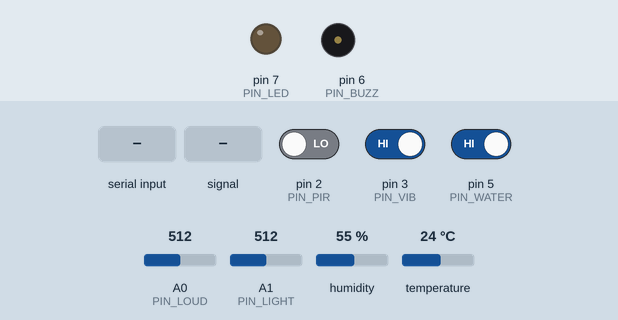
Recording of a sketch running on a simulated Arduino Uno, built with avr-gcc and run on an emulated ATmega328P. Shown: output pins drawn as LEDs (lit = HIGH), buzzer (waves = sounding, pin HIGH). Dashed ring = blinking. The inputs (shaded band) are chosen by the test bench; at power-on: A0 (PIN_LOUD) = 512, pin 2 (PIN_PIR) LOW, pin 3 (PIN_VIB) HIGH, pin 5 (PIN_WATER) HIGH, A1 (PIN_LIGHT) = 512, humidity 55 %, temperature 24 °C. What the sketch prints to the serial monitor is not drawn.

Above: at 1.2 s.
1.3 s: "B" received over Serial
At 1.43 s:
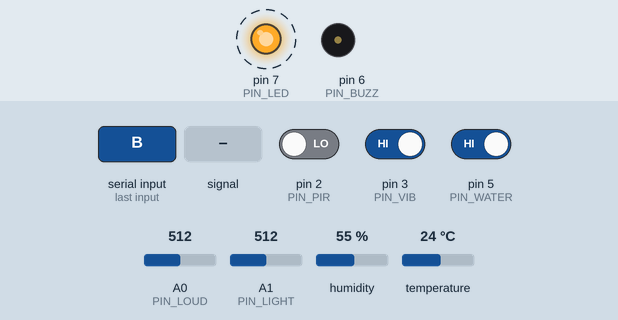
At 2.18 s:
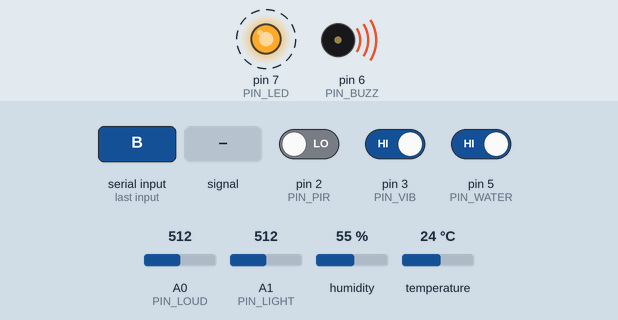
4.8 s: A0 (PIN_LOUD) fed a 200 Hz sine of ±81 counts around its level
11.2 s: A0 (PIN_LOUD) set to 30
17.6 s: pin 2 (PIN_PIR) driven HIGH and pin 3 (PIN_VIB) driven LOW and pin 5 (PIN_WATER) driven LOW
Timing chart, 0 to 20.6 s (numbered marks = the images above; inputs shaded):
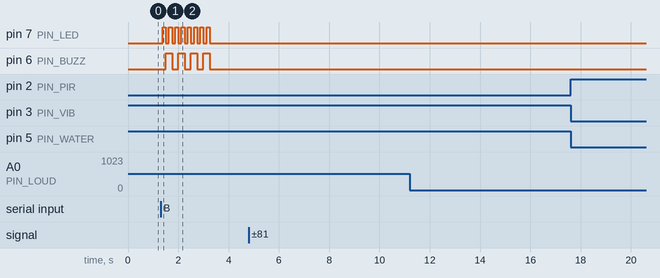

The sketch:

sensor_node.ino
```cpp
// Forge SAR sensor node: Grove sensors -> JSON lines over serial (10 Hz).
// One Arduino = one node. Set NODE_ID per board.
// Pi -> node commands (one char): 'B' = beacon (buzzer + LED for 2 s), 'A' = ack blink,
//                                 'Z' = re-zero the heat baseline (use if the room temperature changed).
//
// Wiring (Grove Base Shield, voltage switch on 3V3):
//   D2  Mini PIR motion        (HIGH = motion)
//   D3  Vibration SW-420       (polarity set by VIB_ACTIVE)
//   D5  Water sensor           (LOW = wet; optional, input is pulled up so an unwired pin reads "dry")
//   D6  Buzzer                 (output)
//   D7  LED                    (output)
//   D8  DHT11 temp/humidity    (needs the DHT library; set USE_DHT 0 if you don't have it)
//   A0  Sound sensor           (analog, reported as loud_max / loud_mean)
//   A1  Light sensor           (analog, optional)
//
// There is no flame sensor in this build. "flame" in the JSON is a HEAT flag: 1 when the DHT11
// temperature is HEAT_RISE_C or more above the temperature measured shortly after boot.
// The rest of the pipeline (brain / policy) treats flame = 1 as FIRE, so nothing else changes.
//
// Polarity: open the Serial Monitor, trigger each sensor, and flip the *_ACTIVE define if it reads backwards.

#define NODE_ID "n1"
#define USE_DHT 1

// Which serial port carries the JSON. Defaults to Serial. On newer UNO Q cores, Serial uses
// the router-backed Monitor; Serial1 targets the hardware UART pins. An existing NODE_SERIAL
// definition from another file or a build flag takes precedence. See docs/UNO_Q_SENSOR_RELAY.md.
#ifndef NODE_SERIAL
#define NODE_SERIAL Serial
#endif

#define PIN_PIR 2
#define PIN_VIB 3
#define PIN_WATER 5
#define PIN_BUZZ 6
#define PIN_LED 7
#define PIN_DHT 8
#define PIN_LOUD A0
#define PIN_LIGHT A1

#define VIB_ACTIVE LOW
#define WATER_ACTIVE LOW

#define HEAT_RISE_C 5.0            // degrees above the startup temperature that counts as fire (3.0 is easier to trigger in a demo)
#define HEAT_BASELINE_AFTER_MS 5000  // take the baseline this long after boot, once the DHT has a valid reading

#if USE_DHT
#include <DHT.h>
DHT dht(PIN_DHT, DHT11);
#endif

const unsigned long PERIOD_MS = 100;  // 10 Hz output
unsigned long lastOut = 0;
unsigned long beaconUntil = 0;

// Accumulate between outputs so short events (a tap, a shake) are not missed.
int loudMax = 0;
long loudSum = 0;
int loudN = 0;
bool vibSeen = false;  // any vibration during this 100 ms window -> reported as vib = 1

float tempC = NAN, hum = NAN;
float baseTemp = NAN;
unsigned long lastDht = 0;

void setup() {
  NODE_SERIAL.begin(115200);
  pinMode(PIN_PIR, INPUT);
  pinMode(PIN_VIB, INPUT);
  pinMode(PIN_WATER, INPUT_PULLUP);  // unwired = HIGH = dry, so no phantom FLOOD events
  pinMode(PIN_BUZZ, OUTPUT);
  pinMode(PIN_LED, OUTPUT);
#if USE_DHT
  dht.begin();
#endif
}

void handleCommands() {
  while (NODE_SERIAL.available()) {
    char c = NODE_SERIAL.read();
    if (c == 'B') beaconUntil = millis() + 2000;
    if (c == 'A') { digitalWrite(PIN_LED, HIGH); delay(80); digitalWrite(PIN_LED, LOW); }
    if (c == 'Z') baseTemp = tempC;  // re-zero heat baseline to the current temperature
  }
}

void loop() {
  handleCommands();

  // Fast sampling between outputs
  int loud = analogRead(PIN_LOUD);
  if (loud > loudMax) loudMax = loud;
  loudSum += loud;
  loudN++;
  if (digitalRead(PIN_VIB) == VIB_ACTIVE) vibSeen = true;

  // Beacon output
  bool beacon = millis() < beaconUntil;
  digitalWrite(PIN_BUZZ, beacon && ((millis() / 250) % 2 == 0));
  if (beacon) digitalWrite(PIN_LED, (millis() / 125) % 2);
  else digitalWrite(PIN_LED, LOW);

#if USE_DHT
  if (millis() - lastDht > 2000) {  // DHT11 is slow, read every 2 s
    tempC = dht.readTemperature();
    hum = dht.readHumidity();
    lastDht = millis();
  }
#endif

  // Heat baseline, taken once shortly after boot
  if (isnan(baseTemp) && !isnan(tempC) && millis() > HEAT_BASELINE_AFTER_MS) baseTemp = tempC;
  bool hot = !isnan(baseTemp) && !isnan(tempC) && tempC >= baseTemp + HEAT_RISE_C;

  if (millis() - lastOut >= PERIOD_MS) {
    lastOut = millis();
    NODE_SERIAL.print("{\"node\":\"");
    NODE_SERIAL.print(NODE_ID);
    NODE_SERIAL.print("\",\"ms\":");
    NODE_SERIAL.print(lastOut);
    NODE_SERIAL.print(",\"pir\":");
    NODE_SERIAL.print(digitalRead(PIN_PIR) == HIGH ? 1 : 0);
    NODE_SERIAL.print(",\"vib\":");
    NODE_SERIAL.print(vibSeen ? 1 : 0);
    NODE_SERIAL.print(",\"flame\":");
    NODE_SERIAL.print(hot ? 1 : 0);
    NODE_SERIAL.print(",\"water\":");
    NODE_SERIAL.print(digitalRead(PIN_WATER) == WATER_ACTIVE ? 1 : 0);
    NODE_SERIAL.print(",\"loud_max\":");
    NODE_SERIAL.print(loudMax);
    NODE_SERIAL.print(",\"loud_mean\":");
    NODE_SERIAL.print(loudN ? loudSum / loudN : 0);
    NODE_SERIAL.print(",\"light\":");
    NODE_SERIAL.print(analogRead(PIN_LIGHT));
    if (!isnan(tempC)) { NODE_SERIAL.print(",\"temp\":"); NODE_SERIAL.print(tempC, 1); }
    if (!isnan(hum)) { NODE_SERIAL.print(",\"hum\":"); NODE_SERIAL.print(hum, 1); }
    NODE_SERIAL.println("}");
    loudMax = 0;
    loudSum = 0;
    loudN = 0;
    vibSeen = false;
  }
}
```

Measured:
- after the input at 1.3 s, pin 7 (PIN_LED): alternates HIGH for 0.12 s and LOW for 0.12 s, 16 changes in all, then stays LOW, starting after 0.08 s; pin 6 (PIN_BUZZ): alternates HIGH for 0.25 s and LOW for 0.25 s, 8 changes in all, then stays LOW, starting after 0.20 s
- after the input at 4.8 s, every drawn part: stays the same
- after the input at 11.2 s, every drawn part: stays the same
- after the input at 17.6 s, every drawn part: stays the same
